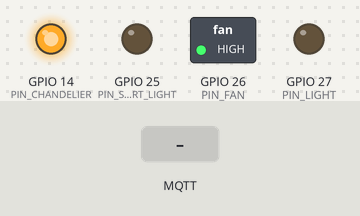
The sketch below on a simulated ESP32. Parts: switched loads named in the sketch (green lamp = pin HIGH), output pins drawn as LEDs (lit = HIGH). The inputs (shaded band) are chosen by the test bench. WiFi joins after 1.5 s; servers stay silent unless stated; random numbers use the default seed unless the sketch sets one; no MQTT or app messages arrive unless stated; what the sketch prints to the serial monitor is not drawn.

Above: at 3.2 s.
3.3 s: MQTT message "all_off" arrives on the second subscribed topic
At 4.3 s:
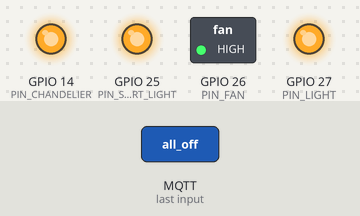
4.8 s: MQTT message "night_mode" arrives on the second subscribed topic
At 5.5 s:
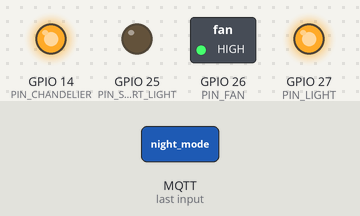
Timing chart, 0 to 7.8 s (numbered marks = the images above; inputs shaded):
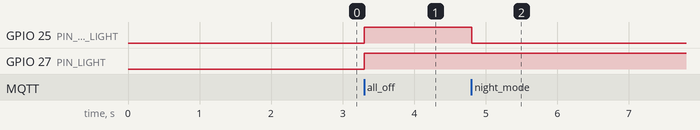

Measured:
- after the input at 3.3 s, GPIO 25 (PIN_SMART_LIGHT), GPIO 27 (PIN_LIGHT): LOW → HIGH at once
- after the input at 4.8 s, GPIO 25 (PIN_SMART_LIGHT): HIGH → LOW at once

The sketch:

esp32_mom_dad_node.ino
```cpp
/* ==============================================================================
 * ESP32 Node Firmware — Mom & Dad Room Switchboard
 * Room ID: mom_dad (Floor: 1st Floor)
 *
 * Controlled Appliances:
 *   - md2: Smart Light / RGB (GPIO 25)
 *   - md4: Master Bed Fan (GPIO 26)
 *   - md5: Ambient Light (GPIO 27)
 *   - md6: Room Chandelier (GPIO 14)
 *
 * Telemetry:
 *   - Wi-Fi RSSI signal strength & IP address
 *   - Temperature & Humidity readings
 *
 * MQTT Topics:
 *   - Subscribes to: home/nodes/mom_dad/set
 *   - Subscribes to: home/nodes/all/scene (Broadcast scenes: ALL_OFF,
 * NIGHT_MODE)
 *   - Publishes to:  home/nodes/mom_dad/telemetry
 * ==============================================================================
 */

#include "String.h"
#include <ArduinoJson.h>
#include <PubSubClient.h>
#include <WiFi.h>

// ==============================================================================
// 1. NETWORK & MQTT CONFIGURATION
// ==============================================================================
const char *WIFI_SSID = "YOUR_WIFI_SSID";
const char *WIFI_PASSWORD = "YOUR_WIFI_PASSWORD";

const char *MQTT_SERVER = "192.168.137.185"; // Raspberry Pi Gateway IP
const int MQTT_PORT = 1883;                  // Mosquitto Broker Port
const char *NODE_ID = "mom_dad"; // Node identifier matching Firebase

// MQTT Topic Definitions
const char *TOPIC_SET        = "home/nodes/mom_dad/set";
const char *TOPIC_SCENE      = "home/nodes/all/scene";
const char *TOPIC_TELEMETRY  = "home/nodes/mom_dad/telemetry";
const char *TOPIC_HEARTBEAT  = "home/nodes/mom_dad/heartbeat";

// ==============================================================================
// 2. HARDWARE PIN DEFINITIONS
// ==============================================================================
#define PIN_SMART_LIGHT 25 // md2: Smart Light
#define PIN_FAN 26         // md4: Master Bed Fan
#define PIN_LIGHT 27       // md5: Ambient Light
#define PIN_CHANDELIER 14  // md6: Chandelier

#define RELAY_ON LOW
#define RELAY_OFF HIGH

// Appliance States
bool stateSmartLight = true;
bool stateFan = false;
bool stateLight = true;
bool stateChandelier = false;

// Environmental Data
float ambientTemp = 24.2;
float ambientHumidity = 56.0;

// Timing Constants
unsigned long lastTelemetryMillis  = 0;
unsigned long lastHeartbeatMillis  = 0;
const unsigned long TELEMETRY_INTERVAL_MS  = 8000;
const unsigned long HEARTBEAT_INTERVAL_MS  = 2000; // Heartbeat every 2s

WiFiClient espClient;
PubSubClient mqttClient(espClient);

// ==============================================================================
// 3. HARDWARE CONTROL HELPERS
// ==============================================================================
void applyRelayStates() {
  digitalWrite(PIN_SMART_LIGHT, stateSmartLight ? RELAY_ON : RELAY_OFF);
  digitalWrite(PIN_FAN, stateFan ? RELAY_ON : RELAY_OFF);
  digitalWrite(PIN_LIGHT, stateLight ? RELAY_ON : RELAY_OFF);
  digitalWrite(PIN_CHANDELIER, stateChandelier ? RELAY_ON : RELAY_OFF);
}

void initPins() {
  pinMode(PIN_SMART_LIGHT, OUTPUT);
  pinMode(PIN_FAN, OUTPUT);
  pinMode(PIN_LIGHT, OUTPUT);
  pinMode(PIN_CHANDELIER, OUTPUT);

  applyRelayStates();
}

// ==============================================================================
// 4. TELEMETRY & HEARTBEAT PUBLISHERS
// ==============================================================================

// Lightweight heartbeat — just proves the node is alive (2s interval)
void publishHeartbeat() {
  JsonDocument doc;
  doc["node_id"]  = NODE_ID;
  doc["ts_ms"]    = millis();
  doc["rssi"]     = WiFi.RSSI();

  char buffer[128];
  size_t n = serializeJson(doc, buffer);
  mqttClient.publish(TOPIC_HEARTBEAT, buffer, n);
  Serial.println("[MQTT HEARTBEAT] ♥ sent");
}

// Full telemetry — relay states + environment (8s interval)
void publishTelemetry() {
  JsonDocument doc;
  doc["node_id"] = NODE_ID;
  doc["room"] = "Mom & Dad Room (1st Floor)";
  doc["mac"] = WiFi.macAddress();
  doc["rssi"] = WiFi.RSSI();
  doc["status"] = "online";
  doc["uptime_s"] = millis() / 1000;

  doc["relays"]["md2_smart_light"] = stateSmartLight;
  doc["relays"]["md4_fan"] = stateFan;
  doc["relays"]["md5_light"] = stateLight;
  doc["relays"]["md6_chandelier"] = stateChandelier;

  doc["temperature"] = ambientTemp;
  doc["humidity"] = ambientHumidity;

  char buffer[512];
  size_t n = serializeJson(doc, buffer);
  mqttClient.publish(TOPIC_TELEMETRY, buffer, n);
  Serial.print("[MQTT PUB] Telemetry: ");
  Serial.println(buffer);
}

// ==============================================================================
// 5. MQTT INCOMING COMMAND HANDLER
// ==============================================================================
void handleMqttMessage(char *topic, byte *payload, unsigned int length) {
  char message[512];
  if (length >= sizeof(message))
    length = sizeof(message) - 1;
  memcpy(message, payload, length);
  message[length] = '\0';

  Serial.printf("[MQTT RECV] Topic: %s | Payload: %s\n", topic, message);

  JsonDocument doc;
  DeserializationError error = deserializeJson(doc, message);

  if (String(topic) == TOPIC_SCENE) {
    const char *scene = doc["name"] | message;
    if (strcmp(scene, "all_off") == 0) {
      stateSmartLight = false;
      stateFan = false;
      stateLight = false;
      stateChandelier = false;
      Serial.println(">> Scene Executed: ALL_OFF");
    } else if (strcmp(scene, "night_mode") == 0) {
      stateSmartLight = true; // Night mode keeps smart ambient light ON
      stateLight = false;
      stateChandelier = false;
      Serial.println(">> Scene Executed: NIGHT_MODE");
    }
  } else if (!error) {
    const char* nameStr = doc["name"] | "";
    if (doc["md2"].is<bool>() || strstr(nameStr, "SMART")) {
      stateSmartLight = doc["md2"].is<bool>() ? doc["md2"].as<bool>() : doc["state"].as<bool>();
    }
    if (doc["md4"].is<bool>() || strstr(nameStr, "FAN")) {
      stateFan = doc["md4"].is<bool>() ? doc["md4"].as<bool>() : doc["state"].as<bool>();
    }
    if (doc["md5"].is<bool>() || strstr(nameStr, "LIGHT")) {
      stateLight = doc["md5"].is<bool>() ? doc["md5"].as<bool>() : doc["state"].as<bool>();
    }
    if (doc["md6"].is<bool>() || strstr(nameStr, "CHANDELIER")) {
      stateChandelier = doc["md6"].is<bool>() ? doc["md6"].as<bool>() : doc["state"].as<bool>();
    }
  }

  applyRelayStates();
  publishTelemetry();
}

// ==============================================================================
// 6. WI-FI & MQTT CONNECTION MANAGERS
// ==============================================================================
void setupWiFi() {
  delay(10);
  Serial.print("\nConnecting to Wi-Fi: ");
  Serial.println(WIFI_SSID);

  WiFi.mode(WIFI_STA);
  WiFi.begin(WIFI_SSID, WIFI_PASSWORD);

  int attempts = 0;
  while (WiFi.status() != WL_CONNECTED && attempts < 30) {
    delay(500);
    Serial.print(".");
    attempts++;
  }

  if (WiFi.status() == WL_CONNECTED) {
    Serial.println("\n[Wi-Fi] Connected!");
    Serial.print("[Wi-Fi] IP: ");
    Serial.println(WiFi.localIP());
  }
}

void reconnectMQTT() {
  while (!mqttClient.connected()) {
    if (WiFi.status() != WL_CONNECTED)
      setupWiFi();
    Serial.print("[MQTT] Connecting to RPi Broker...");
    String clientId =
        String("ESP32_") + NODE_ID + "_" + String(random(0xffff), HEX);
    if (mqttClient.connect(clientId.c_str())) {
      Serial.println(" Connected!");
      mqttClient.subscribe(TOPIC_SET);
      mqttClient.subscribe(TOPIC_SCENE);
      publishTelemetry();
    } else {
      Serial.printf(" Failed (rc=%d). Retrying in 5s...\n", mqttClient.state());
      delay(5000);
    }
  }
}

// ==============================================================================
// 7. SETUP & MAIN LOOP
// ==============================================================================
void setup() {
  Serial.begin(115200);
  delay(500);
  Serial.println("\n=============================================");
  Serial.println("  ⚡ ELECTROFIC — ESP32 MOM & DAD ROOM NODE  ");
  Serial.println("=============================================");

  initPins();
  setupWiFi();

  mqttClient.setServer(MQTT_SERVER, MQTT_PORT);
  mqttClient.setCallback(handleMqttMessage);
  mqttClient.setBufferSize(512);
}

void loop() {
  if (!mqttClient.connected())
    reconnectMQTT();
  mqttClient.loop();

  unsigned long currentMillis = millis();

  // Heartbeat every 2 seconds (lightweight — just signals the node is alive)
  if (currentMillis - lastHeartbeatMillis >= HEARTBEAT_INTERVAL_MS) {
    lastHeartbeatMillis = currentMillis;
    publishHeartbeat();
  }

  // Full telemetry every 8 seconds (relay states + environment data)
  if (currentMillis - lastTelemetryMillis >= TELEMETRY_INTERVAL_MS) {
    lastTelemetryMillis = currentMillis;
    publishTelemetry();
  }
}
```
